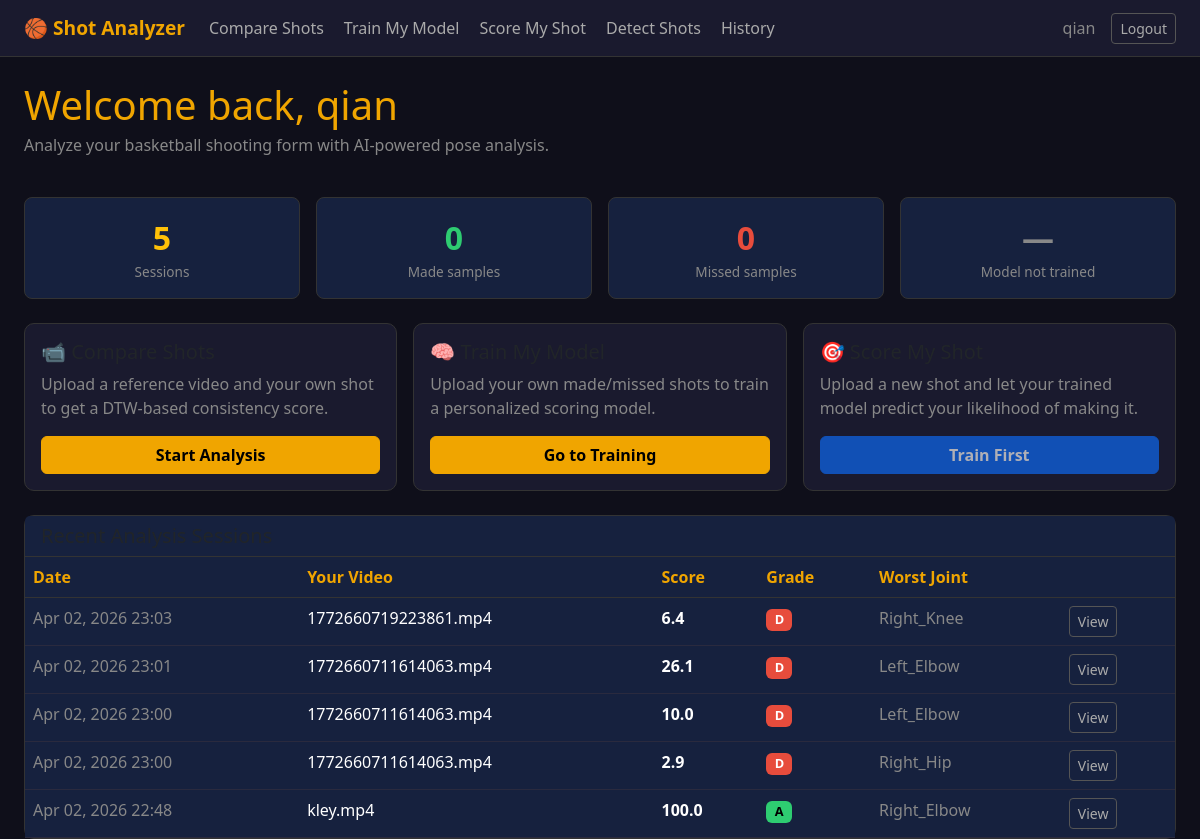
The app's page / (signed in) with its own data.
### shot_analyzer/models.py (models this page shows, shortened)
class AnalysisSession(models.Model):
    user = models.ForeignKey(User, on_delete=models.CASCADE, related_name='sessions')
    created_at = models.DateTimeField(auto_now_add=True)
    ref_video_name = models.CharField(max_length=255)
    user_video_name = models.CharField(max_length=255)
    overall_score = models.FloatField()
    grade = models.CharField(max_length=5)
    most_inconsistent_joint = models.CharField(max_length=50)
    most_inconsistent_phase = models.CharField(max_length=50)
    feedback_json = models.TextField()       # JSON list[str]
    joint_scores_json = models.TextField()   # JSON list[dict]
    chart_score_card = models.TextField()    # base64 PNG
    chart_radar = models.TextField()         # base64 PNG
    chart_joint_bars = models.TextField()    # base64 PNG
    chart_angle_curves = models.TextField(blank=True)  # base64 PNG
    phase_scores_json  = models.TextField(default='[]')  # JSON list[dict]
    class Meta:
        ordering = ['-created_at']

### shot_analyzer/views.py (the view)
# urls.py: path('',                    views.home,                name='home'),
@login_required
def home(request):
    recent_sessions = AnalysisSession.objects.filter(user=request.user)[:5]
    personal_model = _get_or_create_personal_model(request.user)
    sample_counts = {
        'total':  TrainingSample.objects.filter(user=request.user).count(),
        'made':   TrainingSample.objects.filter(user=request.user, label=1).count(),
        'missed': TrainingSample.objects.filter(user=request.user, label=0).count(),
    }
    return render(request, 'shot_analyzer/home.html', {
        'recent_sessions': recent_sessions,
        'personal_model': personal_model,
        'sample_counts': sample_counts,
    })

### shot_analyzer/models.py (called while the page is built)
    @property
    def is_trained(self):
        return self.model_data is not None and self.training_status == 'complete'

### shot_analyzer/views.py (called while the page is built)
def _get_or_create_personal_model(user) -> PersonalModel:
    model_obj, _ = PersonalModel.objects.get_or_create(user=user)
    return model_obj

### shot_analyzer/templates/shot_analyzer/home.html (shortened to what this page needs)
{% extends 'shot_analyzer/base.html' %}
{% block content %}
<div class="row align-items-center mb-4">
  <div class="col">
    <h1 class="mb-1">Welcome back, {{ user.username }}</h1>
    <p class="text-muted">Analyze your basketball shooting form with AI-powered pose analysis.</p>
  </div>
</div>
<div class="row g-3 mb-4">
  <div class="col-6 col-md-3">
    <div class="stat-box">
      <div class="stat-value text-warning">{{ recent_sessions.count }}</div>
      <div class="stat-label">Sessions</div>
    </div>
  </div>
  <div class="col-6 col-md-3">
    <div class="stat-box">
      <div class="stat-value" style="color:#2ECC71;">{{ sample_counts.made }}</div>
      <div class="stat-label">Made samples</div>
    </div>
  </div>
  <div class="col-6 col-md-3">
    <div class="stat-box">
      <div class="stat-value" style="color:#E74C3C;">{{ sample_counts.missed }}</div>
      <div class="stat-label">Missed samples</div>
    </div>
  </div>
  <div class="col-6 col-md-3">
    <div class="stat-box">
      {% if personal_model.is_trained %}
        <div class="stat-value" style="color:#2ECC71;">{{ personal_model.accuracy_pct }}%</div>
        <div class="stat-label">Model accuracy</div>
      {% else %}
        <div class="stat-value text-muted">—</div>
        <div class="stat-label">Model not trained</div>
      {% endif %}
    </div>
  </div>
</div>
<div class="row g-3 mb-4">
  <div class="col-md-4">
    <div class="card h-100">
      <div class="card-body d-flex flex-column">
        <h5>📹 Compare Shots</h5>
        <p class="text-muted flex-grow-1">Upload a reference video and your own shot to get a DTW-based consistency score.</p>
        <a href="{% url 'compare' %}" class="btn btn-primary">Start Analysis</a>
      </div>
    </div>
  </div>
  <div class="col-md-4">
    <div class="card h-100">
      <div class="card-body d-flex flex-column">
        <h5>🧠 Train My Model</h5>
        <p class="text-muted flex-grow-1">Upload your own made/missed shots to train a personalized scoring model.</p>
        <a href="{% url 'training' %}" class="btn btn-primary">Go to Training</a>
      </div>
    </div>
  </div>
  <div class="col-md-4">
    <div class="card h-100">
      <div class="card-body d-flex flex-column">
        <h5>🎯 Score My Shot</h5>
        <p class="text-muted flex-grow-1">Upload a new shot and let your trained model predict your likelihood of making it.</p>
        <a href="{% url 'score' %}" class="btn btn-primary {% if not personal_model.is_trained %}disabled{% endif %}">
          {% if personal_model.is_trained %}Score a Shot{% else %}Train First{% endif %}
        </a>
      </div>
    </div>
  </div>
</div>
{% if recent_sessions %}
<div class="card">
  <div class="card-header">
    <h5 class="mb-0">Recent Analysis Sessions</h5>
  </div>
  <div class="card-body p-0">
    <table class="table table-dark table-hover mb-0">
      <thead>
        <tr>
          <th>Date</th>
          <th>Your Video</th>
          <th>Score</th>
          <th>Grade</th>
          <th>Worst Joint</th>
          <th></th>
        </tr>
      </thead>
      <tbody>
        {% for s in recent_sessions %}
        <tr>
          <td class="text-muted">{{ s.created_at|date:"M d, Y H:i" }}</td>
          <td>{{ s.user_video_name }}</td>
          <td class="score-color-{{ s.grade|lower }}"><strong>{{ s.overall_score }}</strong></td>
          <td><span class="badge badge-{{ s.grade|lower }}">{{ s.grade }}</span></td>
          <td class="text-muted">{{ s.most_inconsistent_joint|title }}</td>
          <td><a href="{% url 'results' s.id %}" class="btn btn-outline-secondary btn-sm">View</a></td>
        </tr>
        {% endfor %}
      </tbody>
    </table>
  </div>
</div>
{% endif %}
{% endblock %}

### shot_analyzer/templates/shot_analyzer/base.html (shortened to what this page needs)
<!DOCTYPE html>
<html lang="en">
<head>
  <link href="https://cdn.jsdelivr.net/npm/bootstrap@5.3.0/dist/css/bootstrap.min.css" rel="stylesheet">
</head>
<body>
<nav class="navbar navbar-expand-lg">
  <div class="container-fluid px-4">
    <a class="navbar-brand" href="{% url 'home' %}">🏀 Shot Analyzer</a>
    <div class="collapse navbar-collapse" id="navMenu">
      {% if user.is_authenticated %}
      <ul class="navbar-nav me-auto gap-1">
        <li class="nav-item">
          <a class="nav-link {% if request.resolver_match.url_name == 'compare' %}active{% endif %}"
             href="{% url 'compare' %}">Compare Shots</a>
        </li>
        <li class="nav-item">
          <a class="nav-link {% if request.resolver_match.url_name == 'training' %}active{% endif %}"
             href="{% url 'training' %}">Train My Model</a>
        </li>
        <li class="nav-item">
          <a class="nav-link {% if request.resolver_match.url_name == 'score' %}active{% endif %}"
             href="{% url 'score' %}">Score My Shot</a>
        </li>
        <li class="nav-item">
          <a class="nav-link {% if request.resolver_match.url_name == 'detect_shots' %}active{% endif %}"
             href="{% url 'detect_shots' %}">Detect Shots</a>
        </li>
        <li class="nav-item">
          <a class="nav-link {% if request.resolver_match.url_name == 'history' %}active{% endif %}"
             href="{% url 'history' %}">History</a>
        </li>
      </ul>
      <ul class="navbar-nav ms-auto align-items-center gap-2">
        <li class="nav-item">
          <span class="nav-link text-muted">{{ user.username }}</span>
        </li>
        <li class="nav-item">
          <a class="btn btn-outline-secondary btn-sm" href="{% url 'logout' %}">Logout</a>
        </li>
      </ul>
      {% endif %}
    </div>
  </div>
</nav>
<div class="container-fluid px-4 mt-4" style="max-width: 1400px;">
  {% block content %}{% endblock %}
</div>
</body>
</html>

### shot_analyzer/templates/shot_analyzer/base.html (style rules this page uses)
body { background-color: #0F0F1A; color: #FFFFFF; min-height: 100vh; }
.navbar { background-color: #1A1A2E !important; border-bottom: 1px solid #333; }
.navbar-brand { color: #F0A500 !important; font-weight: 700; font-size: 1.2rem; }
.nav-link { color: #AAAAAA !important; }
.card { background-color: #1A1A2E; border: 1px solid #333; border-radius: 10px; }
.card-header { background-color: #16213E; border-bottom: 1px solid #333; }
h1, h2, h3, h4 { color: #F0A500; }
.btn-primary { background-color: #F0A500; border-color: #F0A500; color: #000; font-weight: 600; }
.btn-outline-secondary { color: #AAAAAA; border-color: #555; }
.table { color: #EEE; }
.table-dark { --bs-table-bg: #16213E; --bs-table-border-color: #333; }
.table th { color: #F0A500; border-color: #333 !important; }
.table td { border-color: #2a2a3e !important; }
.badge { font-size: 0.8rem; }
.badge-a { background-color: #2ECC71 !important; color: #000; }
.badge-d { background-color: #E74C3C !important; }
.score-color-a { color: #2ECC71; }
.score-color-d { color: #E74C3C; }
.stat-box { background-color: #16213E; border: 1px solid #333; border-radius: 8px; padding: 1rem; text-align: center; }
.stat-box .stat-value { font-size: 2rem; font-weight: 700; }
.stat-box .stat-label { color: #888; font-size: 0.85rem; }
.text-muted { color: #888 !important; }

### records on screen
AnalysisSession: created_at "Apr 02, 2026 23:03", user_video_name "1772660719223861.mp4", overall_score "6.4", grade "D", most_inconsistent_joint "Right_Knee"
AnalysisSession: created_at "Apr 02, 2026 23:01", user_video_name "1772660711614063.mp4", overall_score "26.1", grade "D", most_inconsistent_joint "Left_Elbow"
AnalysisSession: created_at "Apr 02, 2026 23:00", user_video_name "1772660711614063.mp4", overall_score "10.0", grade "D", most_inconsistent_joint "Left_Elbow"
AnalysisSession: created_at "Apr 02, 2026 23:00", user_video_name "1772660711614063.mp4", overall_score "2.9", grade "D", most_inconsistent_joint "Right_Hip"
AnalysisSession: created_at "Apr 02, 2026 22:48", user_video_name "kley.mp4", overall_score "100.0", grade "A", most_inconsistent_joint "Right_Elbow"

### other values on screen
{{ user.username }} "qian"
{{ recent_sessions.count }} "5"
{{ sample_counts.made }} "0"
{{ sample_counts.missed }} "0"
